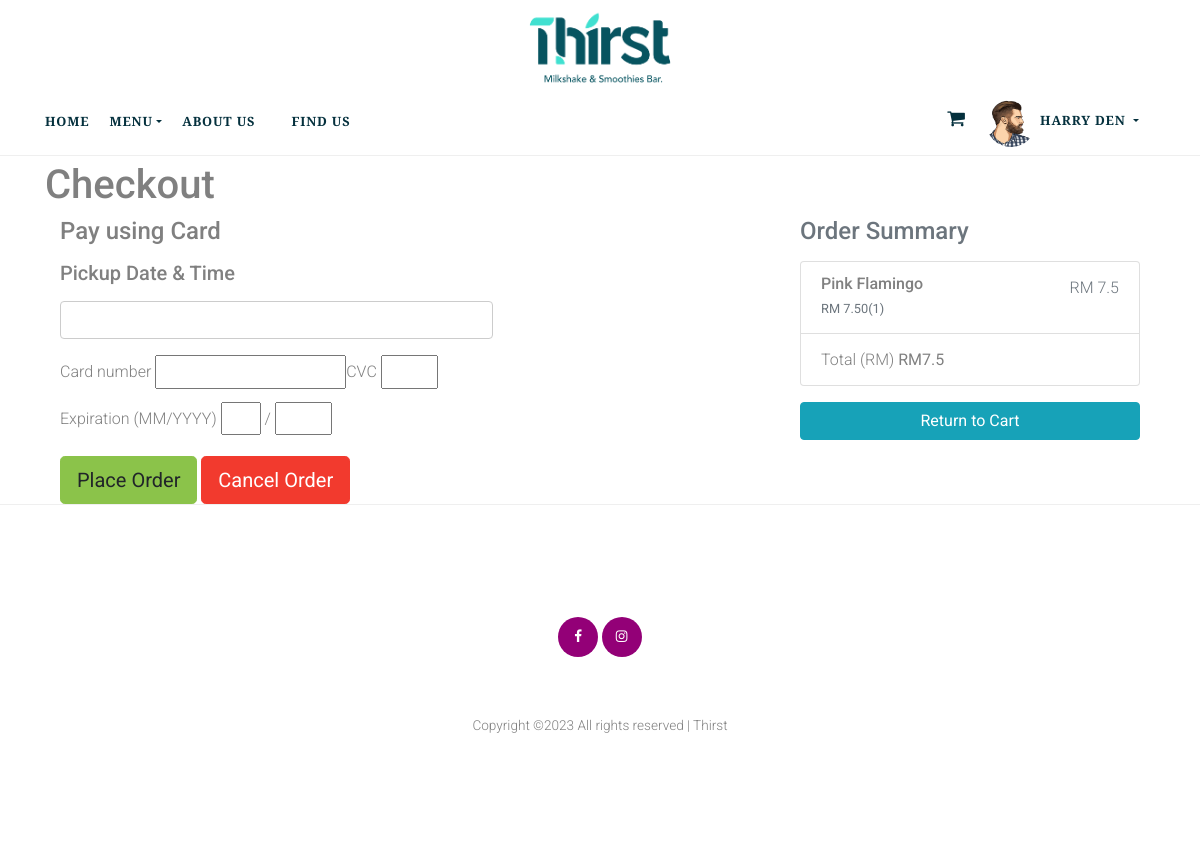
Screenshot of /stripe.php (signed in) with the database file from the repository.
### tables this page shows
CREATE TABLE `users` (
  `id` int(11) NOT NULL,
  `email` varchar(200) NOT NULL,
  `password` varchar(60) NOT NULL,
  `type` int(1) NOT NULL,
  `firstname` varchar(50) NOT NULL,
  `lastname` varchar(50) NOT NULL,
  `address` text NOT NULL,
  `contact_info` varchar(100) NOT NULL,
  `photo` varchar(200) NOT NULL,
  `reset_code` varchar(15) NOT NULL,
  `created_on` date NOT NULL
);

CREATE TABLE `cart` (
  `id` int(11) NOT NULL,
  `user_id` int(11) NOT NULL,
  `product_id` int(11) NOT NULL,
  `quantity` int(11) NOT NULL
);

CREATE TABLE `products` (
  `id` int(8) NOT NULL,
  `name` varchar(255) NOT NULL,
  `cat_id` int(5) NOT NULL,
  `image` text NOT NULL,
  `price` double(10,2) NOT NULL,
  `description` text NOT NULL,
  `avail` int(11) NOT NULL
);

### includes/session.php (called while the page is built, shortened)
<?php
	include 'connect.php';
	if(isset($_SESSION['user'])){
		$conn = $pdo->open();
		try{
			$stmt = $conn->prepare("SELECT * FROM users WHERE id=:id");
			$stmt->execute(['id'=>$_SESSION['user']]);
			$user = $stmt->fetch();
		}
		catch(PDOException $e){
			echo "There is some problem in connection: " . $e->getMessage();
		}
	}
?>

### stripe.php (the view, shortened to what this page needs)
<?php
    include 'includes/session.php';
    include 'includes/header.php';
?>
<link rel="stylesheet" type="text/css" href="datetimepicker/jquery.datetimepicker.css"/ >
<body>
<div class="container pt-2">
    <h1 class="mt-3 pt-5">Checkout</h1>
    <div class="col-12">
        <div class="checkout">
            <div class="row">
                <div class="col-md-4 order-md-2 mb-4">
                    <h4 class="d-flex justify-content-between align-items-center mb-3">
                        <span class="text-muted">Order Summary</span>
                    </h4>
                    <ul class="list-group mb-3">
                        <?php
                        $conn = $pdo->open();
                        try{
                                $stmt = $conn->prepare("SELECT * FROM cart LEFT JOIN products on products.id=cart.product_id WHERE user_id=:user_id");
                                $stmt->execute(['user_id'=>$user['id']]);
                                $total = 0;
                                foreach($stmt as $item){
                                    $subtotal = $item['price'] * $item['quantity'];
                                    $total += $subtotal;
                                    $grand = number_format($item["price"],2);
                                    echo "
                                    <li class='list-group-item d-flex justify-content-between lh-condensed'>
                                    <div>
                                        <h6 class='my-0'>".$item['name']."</h6>
                                        <small class='text-muted'>RM ".$grand."(".$item['quantity'].")</small>
                                    </div>
                                    <span class='text-muted'>RM ".$subtotal."</span>
                                </li>";
                                }
                            }
                        catch(PDOException $e){
                            $output['message'] = $e->getMessage();
                        }
                        ?>
                        <li class="list-group-item d-flepax justify-content-between">
                            <span>Total (RM)</span>
                            <strong><?php echo 'RM'.$total; ?></strong>
                        </li>
                    </ul>
                    <a href="cart_view.php" class="btn btn-block btn-info">Return to Cart</a>
                </div>
                <div class="col-md-8 order-md-1">
                    <h4 class="mb-3">Pay using Card</h4>
                    <form action="stripe_process.php" method="POST" id="paymentFrm">
                         <div class="row col-md-8 mb-3">
                            <h5 class="mb-3">Pickup Date & Time</h5>
                            <input type="text" id="datetimepicker" class="form-control" name="date" value="<?php echo !empty($postData['date'])?$postData['date']:''; ?>" required>
                        </div>
                        <div class="row col-md-8 mb-3">
                            <div>
                                <label class="mb-3">Card number</label>
                                <input type="text" name="card_num" size="20" autocomplete="off" class="card-number" />
                            </div>
                            <div>
                                <label>CVC</label>
                                <input type="text" name="cvc" size="4" autocomplete="off" class="card-cvc" />
                            </div>
                            <div>
                                <label>Expiration (MM/YYYY)</label>
                                <input type="text" name="exp_month" size="2" class="card-expiry-month"/>
                                <span> / </span>
                                <input type="text" name="exp_year" size="4" class="card-expiry-year"/>
                            </div>
                        </div>
                        <input class="btn btn-success btn-lg" type="submit" name="checkoutSubmit" value="Place Order">
                        <a href="cancel_order.php" class="btn btn-danger btn-lg cart_delete">Cancel Order</a>
                    </form>
                </div>
            </div>
        </div>
    </div>
</div>
</body>
<?php
      include ("includes/footer.php");
?>
</html>

### includes/header.php (shortened to what this page needs)
<!DOCTYPE html>
<html>
<head>
    <link rel="stylesheet" href="fonts/icomoon/style.css">
    <link rel="stylesheet" href="css/bootstrap.min.css">
    <link rel="stylesheet" href="css/jquery-ui.css">
    <link rel="stylesheet" href="css/owl.carousel.min.css">
    <link rel="stylesheet" href="css/owl.theme.default.min.css">
    <link rel="stylesheet" href="css/owl.theme.default.min.css">
    <link rel="stylesheet" href="css/jquery.fancybox.min.css">
    <link rel="stylesheet" href="css/bootstrap-datepicker.css">
    <link rel="stylesheet" href="fonts/flaticon/font/flaticon.css">
    <link rel="stylesheet" href="css/aos.css">
    <link href="css/jquery.mb.YTPlayer.min.css" media="all" rel="stylesheet" type="text/css">
    <link rel="stylesheet" href="css/style.css">
    <link rel="stylesheet" href="https://cdnjs.cloudflare.com/ajax/libs/font-awesome/4.7.0/css/font-awesome.min.css">
    <link rel="stylesheet" href="bower_components/datatables.net-bs/css/dataTables.bootstrap.min.css">
</head>
 <header data-spy="scroll" data-target=".site-navbar-target" data-offset="300">
  <div class="site-wrap">
     <div class="header-top">
      <div class="container">
        <div class="row align-items-center">
          <div class="col-12 text-center">
            <a href="index.php" class="site-logo">
              <img src="images/logo.png" alt="Thirst Logo" class="img-fluid" width="200px">
            </a>
          </div>
        </div>
      </div>
  <div class="site-navbar py-2 js-sticky-header site-navbar-target d-none pl-0 d-lg-block" role="banner">
      <nav class="site-navigation position-relative text-left" role="navigation">
      <div class="container">
        <div class="d-flex align-items-center">
          <div class="mr-auto">
              <ul class="site-menu main-menu js-clone-nav mx-auto d-none pl-0 d-lg-block border-none">
                <li><a href="index.php" class="nav-link text-left">Home</a></li>
                <li><a href="#" class="dropdown-toggle" data-toggle="dropdown">Menu<span class="caret"></span></a>
                </li>
                <li><a href="about.php" class="nav-link text-left">About Us</a></li>
                <li><a href="findUs.php" class="nav-link text-left">Find Us</a></li>
              </ul>
          </div>
      <div class="pull-right ml-auto">
            <ul class=" site-menu main-menu js-clone-nav mx-auto d-none pl-0 d-lg-block border-none">
                <li>
                    <a href="cart_view.php">
                      <i class="cart_icon fa fa-shopping-cart"></i>
                    </a>
                 </li>
          <?php
            if(isset($_SESSION['user'])){
              $image = (!empty($user['photo'])) ? 'images/'.$user['photo'] : 'images/profile.jpg';
              echo '
                <li class="dropdown user user-menu px-3">
                  <a href="#" class="dropdown-toggle" data-toggle="dropdown">
                    <img src="'.$image.'" class="img-fluid rounded-circle profile_pic" alt="User Image">
                    <span class="hidden-xs">'.$user['firstname'].' '.$user['lastname'].'</span>
                  </a>
                  <ul class="dropdown-menu">
                    </li>
                    <li class="user-footer px-1">
                      <div>
                        <a href="profile.php" class="dropdown-item">Profile & Order History</a>
                      </div>
                      <div>
                        <a href="logout.php" class="dropdown-item">Sign out</a>
                      </div>
                    </li>
                  </ul>
                </li>
              ';
            }
            else{
               echo "
                <li class='px-2'><a href='login.php' class='nav-link text-left'>Login</a></li>
                <li><a href='signup.php' class='nav-link text-left'>Signup</a></li>
              ";
            }
          ?>
      </div>
    </div>
  </div>
</nav>
</div>
</div>
</div>
</header>

### css/style.css (style rules this page uses)
html { overflow-x: hidden; }
body { line-height: 1.7; color: gray; font-weight: 300; font-size: 1rem; }
a { -webkit-transition: .3s all ease; -o-transition: .3s all ease; transition: .3s all ease; }
h1, h2, h3, h4, h5, .h1, .h2, .h3, .h4, .h5 { font-family: "Roboto", -apple-system, BlinkMacSystemFont, "Segoe UI", Roboto, "Helvetica Neue", Arial, sans-serif, "Apple Color Emoji", "Segoe UI Emoji", "Segoe UI Symbol", "Noto Color Emoji"; }
.site-wrap:before { display: none; -webkit-transition: .3s all ease-in-out; -o-transition: .3s all ease-in-out; transition: .3s all ease-in-out; background: rgba(0, 0, 0, 0.6); content: ""; position: absolute; z-index: 2000; top: 0; left: 0; right: 0; bottom: 0; opacity: 0; visibility: hidden; }
.site-logo { font-size: 2rem; color: #000; }
.site-navbar { margin-bottom: 0px; z-index: 1999; width: 100%; background: #fff; font-family: "Cinzel"; font-weight: bold; }
.site-navbar .site-navigation .site-menu { margin-left: 0; padding-left: 0; margin-bottom: 0; }
.site-navbar .site-navigation .site-menu a { text-decoration: none !important; display: inline-block; }
.site-navbar .site-navigation .site-menu > li { display: inline-block; }
.site-navbar .site-navigation .site-menu > li:first-child > a { padding-left: 0; }
.site-navbar .site-navigation .site-menu > li > a { text-transform: uppercase; font-size: .8rem; letter-spacing: .05rem; font-weight: 900; display: inline-block; text-decoration: none !important; color: rgb(4,48,61); }
.site-mobile-menu .site-nav-wrap { padding: 0; margin: 0; list-style: none; position: relative; }
.site-mobile-menu .site-nav-wrap a { padding: 10px 20px; display: block; position: relative; color: #212529; }
.site-mobile-menu .site-nav-wrap li { position: relative; display: block; }
.site-mobile-menu .site-nav-wrap > li { display: block; position: relative; float: left; width: 100%; }
.site-mobile-menu .site-nav-wrap > li > a { padding-left: 20px; font-size: 20px; }
.sticky-wrapper .site-navbar { -webkit-transition: .3s all ease; -o-transition: .3s all ease; transition: .3s all ease; border-bottom: 1px solid #efefef; }
.sticky-wrapper .site-navbar .site-menu > li { display: inline-block; }
.header-top > .container { padding-top: 0rem; padding-bottom: 0rem; }
.form-control { margin-right: 10px; padding-left: 20px; padding-right: 20px; border: none; background: #fff; border: 1px solid #ccc; }

### includes/header.php (style rules this page uses)
.row { display: flex; }
.form-control { width: 100%; padding: 10px; outline: none; }
.cart_icon { font-size:19px; }
.profile_pic { width:50px; height:50px; }

### rows the page displays
users: photo (picture), firstname "HARRY", lastname "DEN"
cart: product.name "Pink Flamingo", product.price "7.50", quantity "1", product.price "7.5"

### other values shown
$total "7.5"
